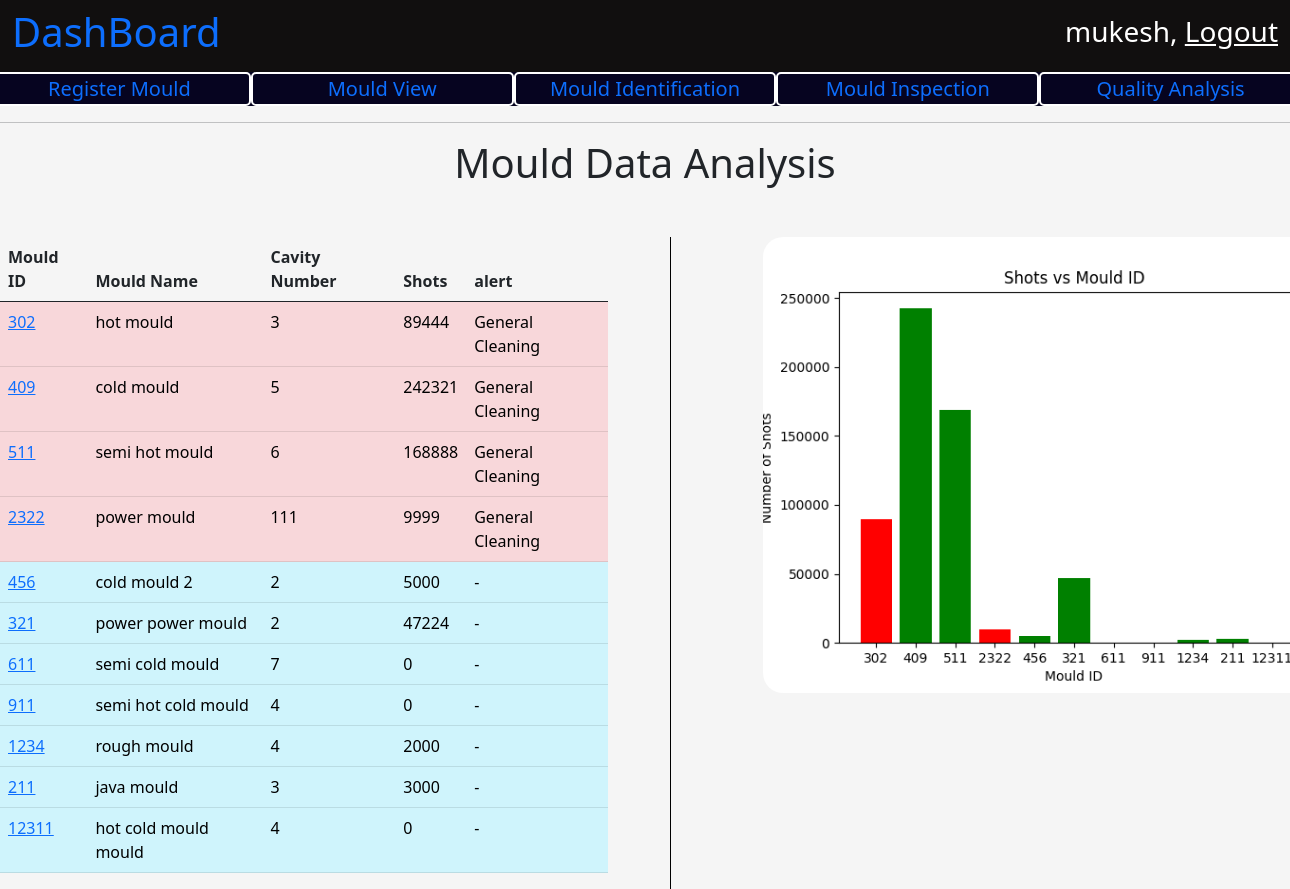
The page / (signed in) on the database as committed earlier.
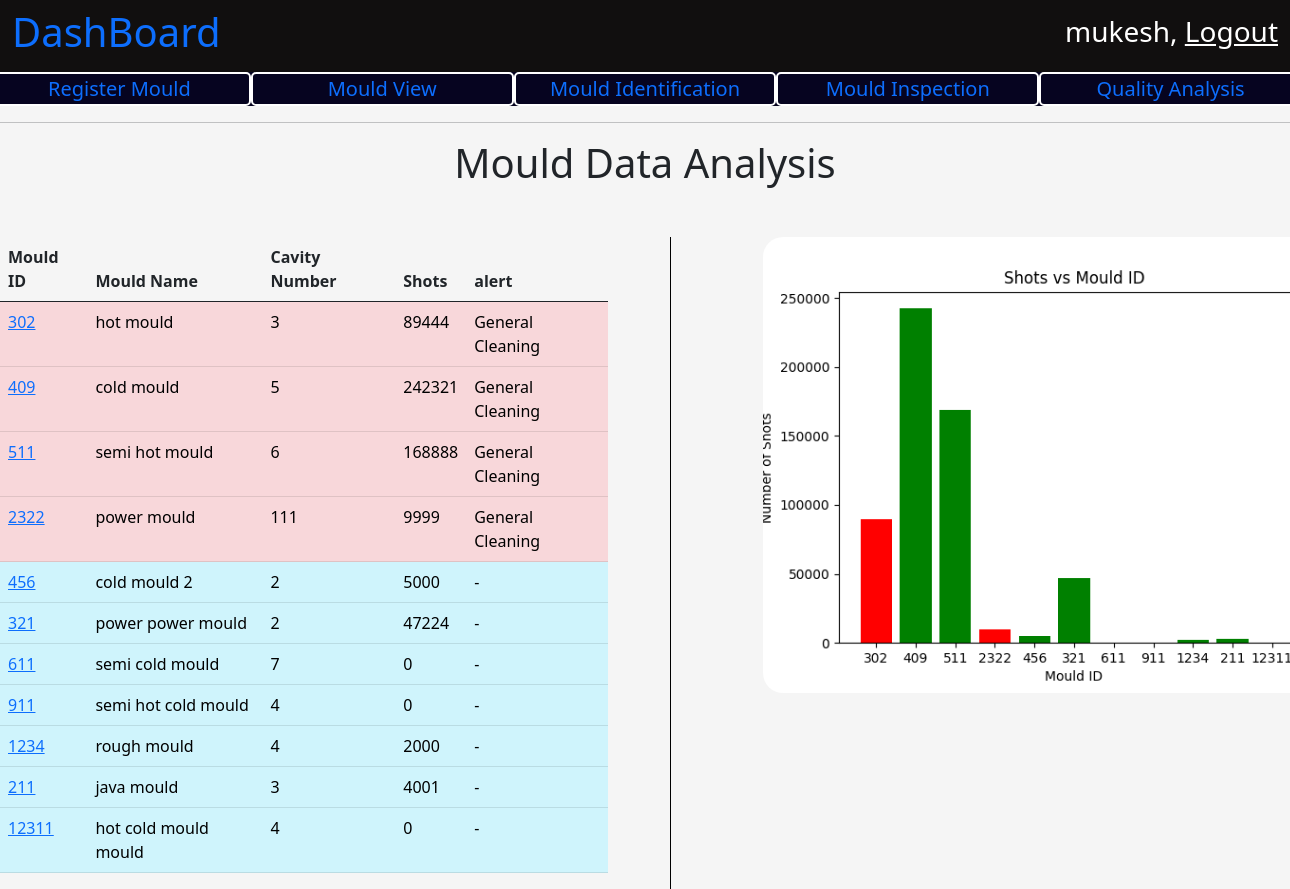
The same page on the database as committed later.
### mould/models.py (models this page shows)
class Mould(models.Model):
    mould_id = models.IntegerField(primary_key=True)
    mould_name = models.CharField(max_length=200)
    cavity_number = models.IntegerField()
    registered_date = models.DateTimeField(auto_now_add=True)
    registered_by = models.ForeignKey(User, on_delete=models.RESTRICT)
    threshold_value = models.IntegerField()
    present_count = models.IntegerField()
    def __str__(self):
        return str(self.mould_id)
    def alert(self):
        return self.threshold_value - self.present_count <= 500

### user_panel/views.py (the view)
# urls.py: path('', views.homePage, name = "homePage"),
@login_required
def homePage(request):
    context = {}
    print(request.user)
    context['user'] = request.user
    print("-----------------------")
    print(context['user'])
    mould_data = Mould.objects.all()
    print(type(mould_data))
    mould_data = list(mould_data)
    print(mould_data)
    main_point = -1
    for i in range(len(mould_data)):
        if mould_data[i].alert() is True:
            main_point += 1
            temp = mould_data[i]
            mould_data[i] = mould_data[main_point]
            mould_data[main_point] = temp
    mould_id = []
    mould_shots_count = []
    bar_color = []
    color_list = ['black', 'red', 'green']
    for i in range(len(mould_data)):
        mould_id.append(str(mould_data[i].mould_id))
        mould_shots_count.append(mould_data[i].present_count)
        color_index = random.randint(0, 2)
        bar_color.append(color_list[color_index])
    plt.bar(mould_id, mould_shots_count, color = bar_color)
    plt.title('Shots vs Mould ID')
    plt.xlabel('Mould ID')
    plt.ylabel('Number of Shots')
    print(mould_id)
    print(mould_shots_count)
    plt.close()
    context['mould_data'] = mould_data
    print("----------------------")
    return render(request, 'user_panel/user_dashboard.html', context)

### user_panel/templates/user_panel/user_dashboard.html (shortened to what this page needs)
{% extends 'base.html' %}
{% load static %}
{% block title %}
    <link
        rel="stylesheet"
        href="{% static 'css/dashboard.css' %}" >
{% endblock %}
{% block body_content %}
    <nav
        class="navbar navbar-light dashboard_nav">
        <div class="container-fluid dashboard_nav">
            <p class="h1 dashboard_title">
                <a href="{% url 'homePage' %}" style="text-decoration:None;">
                  DashBoard
                </a>
            </p>
            <div class="user_data">
                <p class="h3">
                    {{ request.user.first_name }},
                    <a href="{% url 'userLogout' %}">
                        Logout
                    </a>
                </p>
            </div>
        </div>
    </nav>
    <div class="optionBar">
        <div class="row">
            <div class="col">
                <a href="{% url 'MouldRegistration' %}">
                    Register Mould
                </a>
            </div>
            <div class="col">
                <a href="{% url 'MouldUpdate' %}">
                Mould View
                </a>
            </div>
             <div class="col">
                <a href="{% url "MouldSearch" %}">
                Mould Identification
                </a>
            </div>
             <div class="col">
                <a href="{% url 'MouldRegistration' %}">
                Mould Inspection
                </a>
            </div>
            <div class="col">
                <a href="{% url 'MouldRegistration' %}">
                Quality Analysis
                </a>
            </div>
        </div>
    </div>
    <hr/>
    <p class="h1 firstHeading" style="text-align : center;">
            Mould Data Analysis
    </p>
    <div class="MouldData">
        <div class="row">
            <div class="col">
               <table class="table">
                    <thead>
                        <tr>
                            <th scope="col">Mould ID</th>
                            <th scope="col">Mould Name</th>
                            <th scope="col">Cavity Number</th>
                            <th scope="col">Shots</th>
                            <th scope="col"> alert </th>
                        </tr>
                    </thead>
                    <tbody>
                        {% for mould in mould_data %}
                            {% if mould.alert %}
                                <tr class="table-danger">
                                    <td class="table-danger">
                                        <a href="mould/{{ mould.mould_id }}">
                                            {{ mould.mould_id }}
                                        </a>
                                    </td>
                                    <td class="table-danger">
                                        {{ mould.mould_name }}
                                    </td>
                                    <td class="table-danger">
                                        {{ mould.cavity_number }}
                                    </td>
                                    <td class="table-danger">
                                        {{ mould.present_count }}
                                    </td>
                                    <td class="table-danger">
                                        General Cleaning
                                    </td>
                                </tr>
                            {% else %}
                                <tr class="table-info">
                                    <td class="table-info">
                                        <a href="mould/{{ mould.mould_id }}">
                                            {{ mould.mould_id }}
                                        </a>
                                    </td>
                                    <td class="table-info">
                                        {{ mould.mould_name }}
                                    </td>
                                    <td class="table-info">
                                        {{ mould.cavity_number }}
                                    </td>
                                    <td class="table-info">
                                        {{ mould.present_count }}
                                    </td>
                                    <td class="table-info">
                                        -
                                    </td>
                                </tr>
                            {% endif %}
                        {% endfor %}
                    </tbody>
                </table>
            </div>
            <div class="col graphData">
                <img src="{% static 'images/number_of_mould_vs_shots.png' %}" class="img-fluid graphMouldImg" alt="...">
            </div>
        </div>
    </div>
{% endblock %}

### user/templates/base.html (shortened to what this page needs)
<!doctype html>
<html lang="en">
  <head>
    <link href="https://cdn.jsdelivr.net/npm/bootstrap@5.0.2/dist/css/bootstrap.min.css" rel="stylesheet">
        {% block title %}
        {% endblock %}
  </head>
  <body>
    {% block body_content %}{% endblock %}
  </body>
</html>

### user_panel/static/css/dashboard.css (style rules this page uses)
body { background-color: whitesmoke; }
nav.dashboard_nav { background-color: rgb(17, 15, 15); }
nav.dashboard_nav div.dashboard_nav { color : white; }
nav.dashboard_nav div.user_data p a { color: white; }
div.optionBar { background-color: rgb(6, 4, 32); }
div.optionBar div.row div.col { font-size: 20px; border : 2px solid white; border-radius: 5px; text-align: center; color:white; }
div.optionBar div.row div.col a { text-decoration: none; }
div.MouldData { margin-top : 50px; }
div.MouldData div.row div.graphData { border-left : 0.5px solid black; margin-left : 50px; }
div.MouldData div.row div.graphData img.graphMouldImg { margin-left : 80px; width: 700px; border-radius: 20px; }

Rows that differ between the two databases and show on the page:
changed Mould "java mould": present_count "3000" → "4001"
